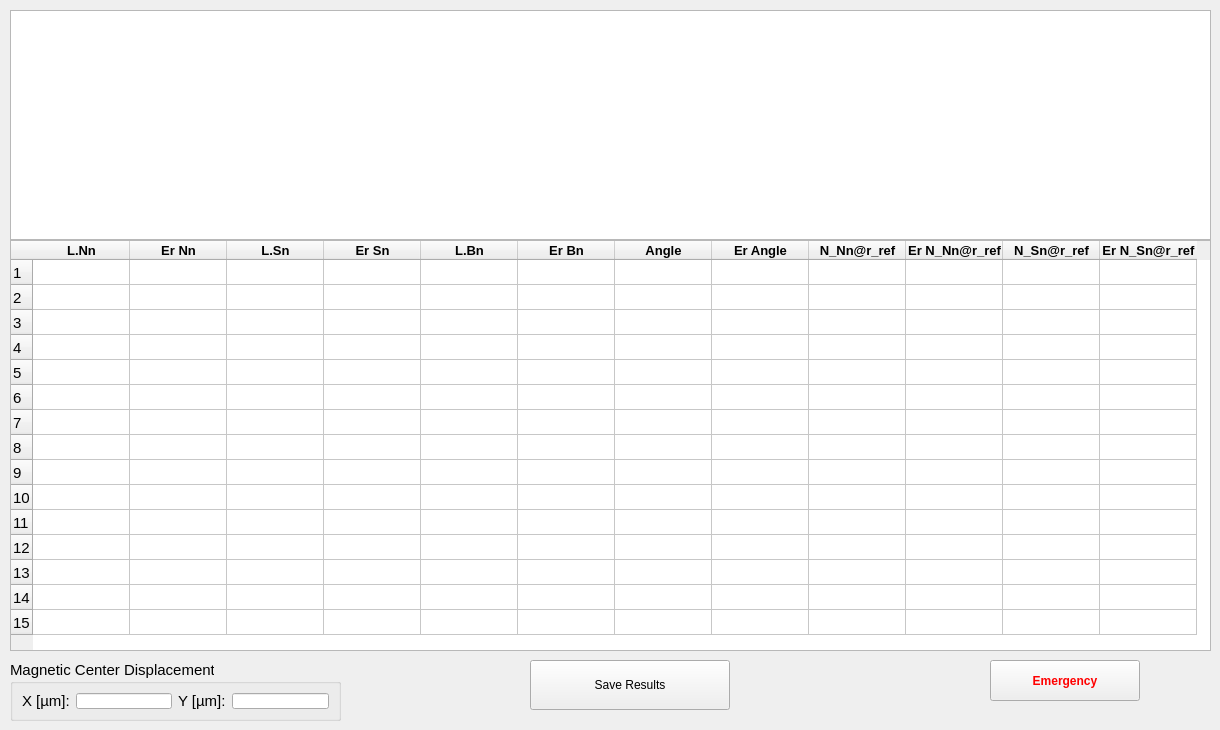
    <widget class="QWidget" name="tab_4">
     <attribute name="icon">
      <iconset resource="resource_file.qrc">
       <normaloff>:/Images/imagens/Eixos_2.PNG</normaloff>:/Images/imagens/Eixos_2.PNG</iconset>
     </attribute>
     <attribute name="title">
      <string>Results</string>
     </attribute>
     <widget class="QPushButton" name="pb_save_data_results">
      <property name="geometry">
       <rect>
        <x>530</x>
        <y>660</y>
        <width>200</width>
        <height>50</height>
       </rect>
      </property>
      <property name="text">
       <string>Save Results</string>
      </property>
      <property name="icon">
       <iconset resource="resource_file.qrc">
        <normaloff>:/Images/imagens/save.png</normaloff>:/Images/imagens/save.png</iconset>
      </property>
      <property name="iconSize">
       <size>
        <width>20</width>
        <height>20</height>
       </size>
      </property>
     </widget>
     <widget class="QTableWidget" name="tw_multipoles_table">
      <property name="geometry">
       <rect>
        <x>10</x>
        <y>240</y>
        <width>1201</width>
        <height>411</height>
       </rect>
      </property>
      <property name="font">
       <font>
        <pointsize>10</pointsize>
       </font>
      </property>
      <property name="frameShape">
       <enum>QFrame::StyledPanel</enum>
      </property>
      <property name="verticalScrollBarPolicy">
       <enum>Qt::ScrollBarAsNeeded</enum>
      </property>
      <property name="sizeAdjustPolicy">
       <enum>QAbstractScrollArea::AdjustIgnored</enum>
      </property>
      <property name="autoScrollMargin">
       <number>10</number>
      </property>
      <property name="verticalScrollMode">
       <enum>QAbstractItemView::ScrollPerItem</enum>
      </property>
      <property name="rowCount">
       <number>15</number>
      </property>
      <attribute name="horizontalHeaderDefaultSectionSize">
       <number>97</number>
      </attribute>
      <attribute name="verticalHeaderDefaultSectionSize">
       <number>25</number>
      </attribute>
      <attribute name="verticalHeaderMinimumSectionSize">
       <number>15</number>
      </attribute>
      <row>
       <property name="text">
        <string>1</string>
       </property>
       <property name="font">
        <font>
         <pointsize>11</pointsize>
        </font>
       </property>
      </row>
      <row>
       <property name="text">
        <string>2</string>
       </property>
       <property name="font">
        <font>
         <pointsize>11</pointsize>
        </font>
       </property>
      </row>
      <row>
       <property name="text">
        <string>3</string>
       </property>
       <property name="font">
        <font>
         <pointsize>11</pointsize>
        </font>
       </property>
      </row>
      <row>
       <property name="text">
        <string>4</string>
       </property>
       <property name="font">
        <font>
         <pointsize>11</pointsize>
        </font>
       </property>
      </row>
      <row>
       <property name="text">
        <string>5</string>
       </property>
       <property name="font">
        <font>
         <pointsize>11</pointsize>
        </font>
       </property>
      </row>
      <row>
       <property name="text">
        <string>6</string>
       </property>
       <property name="font">
        <font>
         <pointsize>11</pointsize>
        </font>
       </property>
      </row>
      <row>
       <property name="text">
        <string>7</string>
       </property>
       <property name="font">
        <font>
         <pointsize>11</pointsize>
        </font>
       </property>
      </row>
      <row>
       <property name="text">
        <string>8</string>
       </property>
       <property name="font">
        <font>
         <pointsize>11</pointsize>
        </font>
       </property>
      </row>
      <row>
       <property name="text">
        <string>9</string>
       </property>
       <property name="font">
        <font>
         <pointsize>11</pointsize>
        </font>
       </property>
      </row>
      <row>
       <property name="text">
        <string>10</string>
       </property>
       <property name="font">
        <font>
         <pointsize>11</pointsize>
        </font>
       </property>
      </row>
      <row>
       <property name="text">
        <string>11</string>
       </property>
       <property name="font">
        <font>
         <pointsize>11</pointsize>
        </font>
       </property>
      </row>
      <row>
       <property name="text">
        <string>12</string>
       </property>
       <property name="font">
        <font>
         <pointsize>11</pointsize>
        </font>
       </property>
      </row>
      <row>
       <property name="text">
        <string>13</string>
       </property>
       <property name="font">
        <font>
         <pointsize>11</pointsize>
        </font>
       </property>
      </row>
      <row>
       <property name="text">
        <string>14</string>
       </property>
       <property name="font">
        <font>
         <pointsize>11</pointsize>
        </font>
       </property>
      </row>
      <row>
       <property name="text">
        <string>15</string>
       </property>
       <property name="font">
        <font>
         <pointsize>11</pointsize>
        </font>
       </property>
      </row>
      <column>
       <property name="text">
        <string>L.Nn</string>
       </property>
       <property name="font">
        <font>
         <pointsize>10</pointsize>
         <weight>75</weight>
         <bold>true</bold>
        </font>
       </property>
      </column>
      <column>
       <property name="text">
        <string>Er Nn</string>
       </property>
       <property name="font">
        <font>
         <pointsize>10</pointsize>
         <weight>75</weight>
         <bold>true</bold>
        </font>
       </property>
      </column>
      <column>
       <property name="text">
        <string>L.Sn</string>
       </property>
       <property name="font">
        <font>
         <pointsize>10</pointsize>
         <weight>75</weight>
         <bold>true</bold>
        </font>
       </property>
      </column>
      <column>
       <property name="text">
        <string>Er Sn</string>
       </property>
       <property name="font">
        <font>
         <pointsize>10</pointsize>
         <weight>75</weight>
         <bold>true</bold>
        </font>
       </property>
      </column>
      <column>
       <property name="text">
        <string>L.Bn</string>
       </property>
       <property name="font">
        <font>
         <pointsize>10</pointsize>
         <weight>75</weight>
         <bold>true</bold>
        </font>
       </property>
      </column>
      <column>
       <property name="text">
        <string>Er Bn</string>
       </property>
       <property name="font">
        <font>
         <pointsize>10</pointsize>
         <weight>75</weight>
         <bold>true</bold>
        </font>
       </property>
      </column>
      <column>
       <property name="text">
        <string>Angle</string>
       </property>
       <property name="font">
        <font>
         <pointsize>10</pointsize>
         <weight>75</weight>
         <bold>true</bold>
        </font>
       </property>
      </column>
      <column>
       <property name="text">
        <string>Er Angle</string>
       </property>
       <property name="font">
        <font>
         <pointsize>10</pointsize>
         <weight>75</weight>
         <bold>true</bold>
        </font>
       </property>
      </column>
      <column>
       <property name="text">
        <string>N_Nn@r_ref</string>
       </property>
       <property name="font">
        <font>
         <pointsize>10</pointsize>
         <weight>75</weight>
         <bold>true</bold>
        </font>
       </property>
      </column>
      <column>
       <property name="text">
        <string>Er N_Nn@r_ref</string>
       </property>
       <property name="font">
        <font>
         <pointsize>10</pointsize>
         <weight>75</weight>
         <bold>true</bold>
        </font>
       </property>
      </column>
      <column>
       <property name="text">
        <string>N_Sn@r_ref</string>
       </property>
       <property name="font">
        <font>
         <pointsize>10</pointsize>
         <weight>75</weight>
         <bold>true</bold>
        </font>
       </property>
      </column>
      <column>
       <property name="text">
        <string>Er N_Sn@r_ref</string>
       </property>
       <property name="font">
        <font>
         <pointsize>10</pointsize>
         <weight>75</weight>
         <bold>true</bold>
        </font>
       </property>
      </column>
     </widget>
     <widget class="QPushButton" name="Emergencia_9">
      <property name="geometry">
       <rect>
        <x>990</x>
        <y>660</y>
        <width>150</width>
        <height>41</height>
       </rect>
      </property>
      <property name="palette">
       <palette>
        <active>
         <colorrole role="ButtonText">
          <brush brushstyle="SolidPattern">
           <color alpha="255">
            <red>255</red>
            <green>0</green>
            <blue>0</blue>
           </color>
          </brush>
         </colorrole>
        </active>
        <inactive>
         <colorrole role="ButtonText">
          <brush brushstyle="SolidPattern">
           <color alpha="255">
            <red>255</red>
            <green>0</green>
            <blue>0</blue>
           </color>
          </brush>
         </colorrole>
        </inactive>
        <disabled>
         <colorrole role="ButtonText">
          <brush brushstyle="SolidPattern">
           <color alpha="255">
            <red>120</red>
            <green>120</green>
            <blue>120</blue>
           </color>
          </brush>
         </colorrole>
        </disabled>
       </palette>
      </property>
      <property name="font">
       <font>
        <weight>75</weight>
        <bold>true</bold>
       </font>
      </property>
      <property name="text">
       <string>Emergency</string>
      </property>
      <property name="icon">
       <iconset resource="resource_file.qrc">
        <normaloff>:/Images/imagens/emergency_icon_01.png</normaloff>:/Images/imagens/emergency_icon_01.png</iconset>
      </property>
      <property name="iconSize">
       <size>
        <width>35</width>
        <height>35</height>
       </size>
      </property>
     </widget>
     <widget class="QGroupBox" name="groupBox_38">
      <property name="geometry">
       <rect>
        <x>10</x>
        <y>660</y>
        <width>331</width>
        <height>61</height>
       </rect>
      </property>
      <property name="font">
       <font>
        <pointsize>11</pointsize>
       </font>
      </property>
      <property name="title">
       <string>Magnetic Center Displacement</string>
      </property>
      <layout class="QGridLayout" name="gridLayout_13">
       <item row="0" column="2">
        <widget class="QLabel" name="label_177">
         <property name="font">
          <font>
           <pointsize>11</pointsize>
          </font>
         </property>
         <property name="text">
          <string>Y [µm]:</string>
         </property>
        </widget>
       </item>
       <item row="0" column="0">
        <widget class="QLabel" name="label_176">
         <property name="font">
          <font>
           <pointsize>11</pointsize>
          </font>
         </property>
         <property name="text">
          <string>X [µm]:</string>
         </property>
        </widget>
       </item>
       <item row="0" column="1">
        <widget class="QLineEdit" name="le_magnetic_center_x">
         <property name="font">
          <font>
           <family>Segoe UI</family>
           <pointsize>10</pointsize>
          </font>
         </property>
         <property name="readOnly">
          <bool>true</bool>
         </property>
        </widget>
       </item>
       <item row="0" column="3">
        <widget class="QLineEdit" name="le_magnetic_center_y">
         <property name="enabled">
          <bool>true</bool>
         </property>
         <property name="font">
          <font>
           <pointsize>10</pointsize>
          </font>
         </property>
         <property name="readOnly">
          <bool>true</bool>
         </property>
        </widget>
       </item>
      </layout>
     </widget>
     <widget class="PlotWidget" name="gv_multipoles">
      <property name="geometry">
       <rect>
        <x>10</x>
        <y>10</y>
        <width>1201</width>
        <height>230</height>
       </rect>
      </property>
      <property name="backgroundBrush">
       <brush brushstyle="SolidPattern">
        <color alpha="255">
         <red>255</red>
         <green>255</green>
         <blue>255</blue>
        </color>
       </brush>
      </property>
     </widget>
    </widget>
